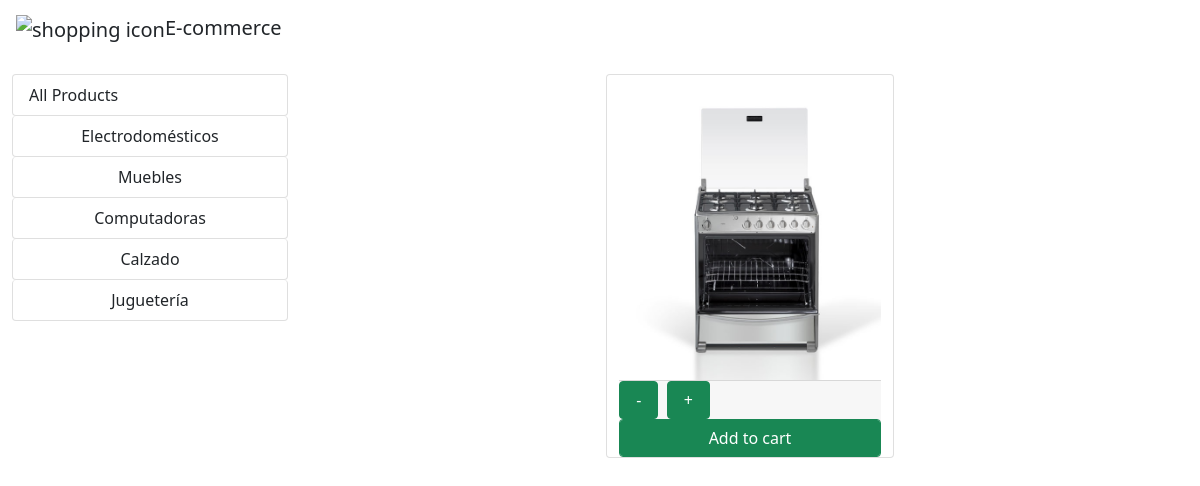
/store, run on an earlier commit of the app's database.
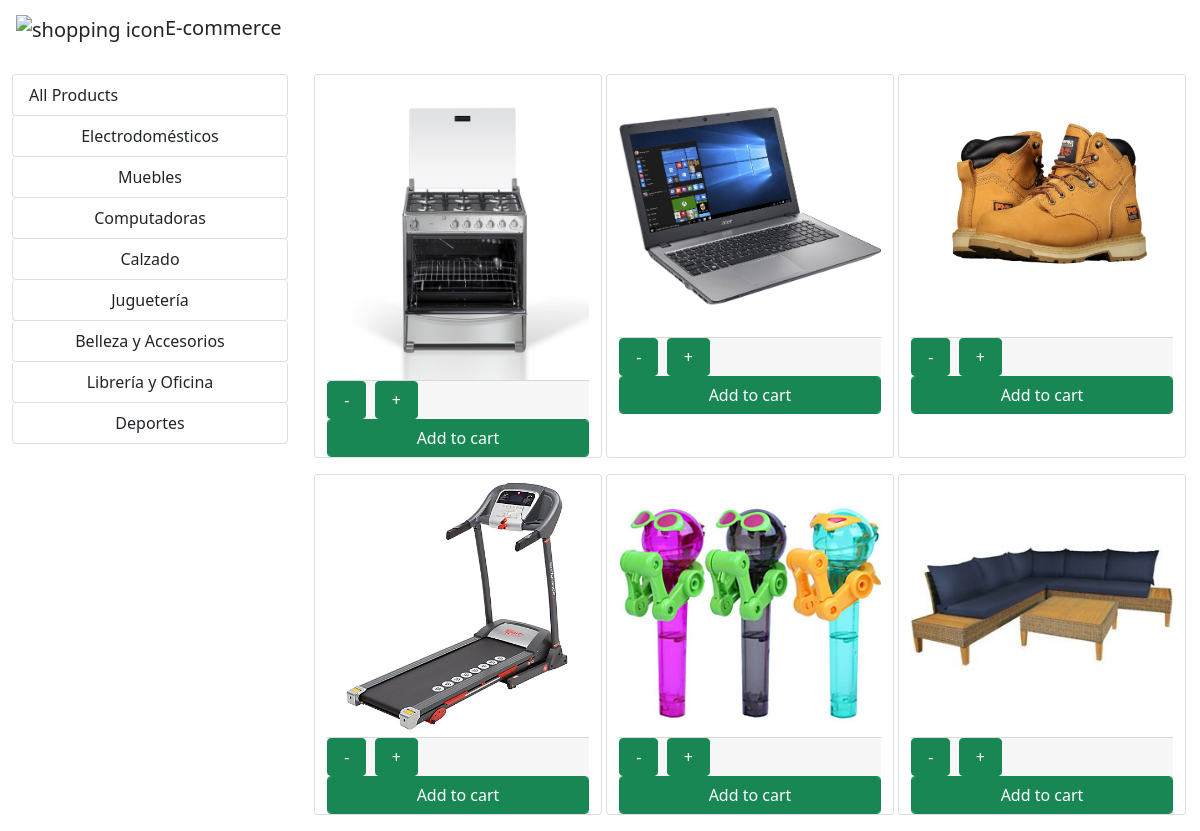
And on a later commit of the database.
### store/models/category.py (models this page shows, shortened)
class Category(models.Model):
    name = models.CharField(max_length=100)
    @staticmethod
    def get_all_categories():
        return Category.objects.all()

### store/models/product.py (models this page shows, shortened)
class Products(models.Model):
    name = models.CharField(max_length=100)
    price = models.IntegerField(default=0)
    category = models.ForeignKey(Category, on_delete=models.CASCADE, default=1)
    description = models.CharField(max_length=250, default='', blank=True, null=True)
    image = models.ImageField(upload_to='uploads/products')
    @staticmethod
    def get_all_products():
        return Products.objects.all()

### store/views/home.py (the view)
# urls.py: path('', include('store.urls'))
def store(request):
    cart = request.session.get('cart')
    if not cart:
        request.session['cart'] = {}
    products = None
    categories = Category.get_all_categories()
    categoryID = request.GET.get('category')
    if categoryID:
        products = Products.get_all_products_by_categoryid(categoryID)
    else:
        products = Products.get_all_products()
    data = {'products': products, 'categories': categories}
    print('are you?: ', request.session.get('email'))
    return render(request, 'index.html', data)

### templates/index.html (shortened to what this page needs)
{% extends 'base.html' %}
{% block content %}
    <div class="container-fluid mt-3">
    <div class="row">
        <div class="col-lg-3 mx-auto">
            <div class="list-group">
                <a href="/" class="list-group-item list-group-item-action btn btn-outline-success">
                    All Products</a>
                {% for category in categories %}
                    <a href="/?category = {{ category.id }}" class="list-group-item list-group-action btn btn-outline-success">
                        {{ category.name }}</a>
                {% endfor %}
            </div>
        </div>
        <div id="products" class="col-lg-9 mx-auto">
            <div class="row mx-auto">
                {% for product in products %}
                    <div class="card mx-auto mb-3" id="{{ product.id }}" style="width: 18rem;">
                        <img class="card-imag-top" src="{{ product.image.url }}" alt="Card Image">
                        <div class="card-footer p-0 no-gutters">
                            <div class="row mo-gutters">
                                <form action="/{{ product.id }}" class="col-2" method="post">
                                    <input type="submit" value=" - " class="btn btn-block btn-success border-right">
                                </form>
                                <form action="/{{ product.id }}" class="col-2" method="post">
                                    <input type="submit" value=" + " class="btn btn-block btn-success border-left">
                                </form>
                            </div>
                            <form action="/{{ product.id }}" method="post" class="btn-block">
                                <input type="submit" class="float-right btn btn-success form-control"
                                       value="Add to cart">
                            </form>
                        </div>
                    </div>
                {% endfor %}
            </div>
        </div>
    </div>
    </div>
{% endblock %}

### templates/base.html (shortened to what this page needs)
<!doctype html>
<html lang="en">
  <head>
    <link href="https://cdn.jsdelivr.net/npm/bootstrap@5.1.3/dist/css/bootstrap.min.css" rel="stylesheet">
  </head>
  <body>
    <nav class="one-edge-shadow
                navbar navbar-light
                sticky-top navbar
                navbar-expand-lg
                text-white">
        <a class="navbar-brand ms-3 text-dark" href="/">
        <link rel="stylesheet" href="https://cdn.jsdelivr.net/npm/@fortawesome/fontawesome-free@5.15.4/css/fontawesome.min.css">
        <img src="https://www.freepnglogos.com/uploads/shopping-cart-png/shopping-cart-svg-png-icon-download-28.png" style="width=50px;height: 50px;color: text-ligth" alt="shopping icon" >E-commerce</a>
    </nav>
    {% block content %}
    {% endblock %}
  </body>
</html>

What changed in the data, as far as the page shows it:
added Category: name "Belleza y Accesorios"
added Category: name "Librería y Oficina"
added Category: name "Deportes"
added Products: image (picture)
added Products: image (picture)
added Products: image (picture)
added Products: image (picture)
added Products: image (picture)
